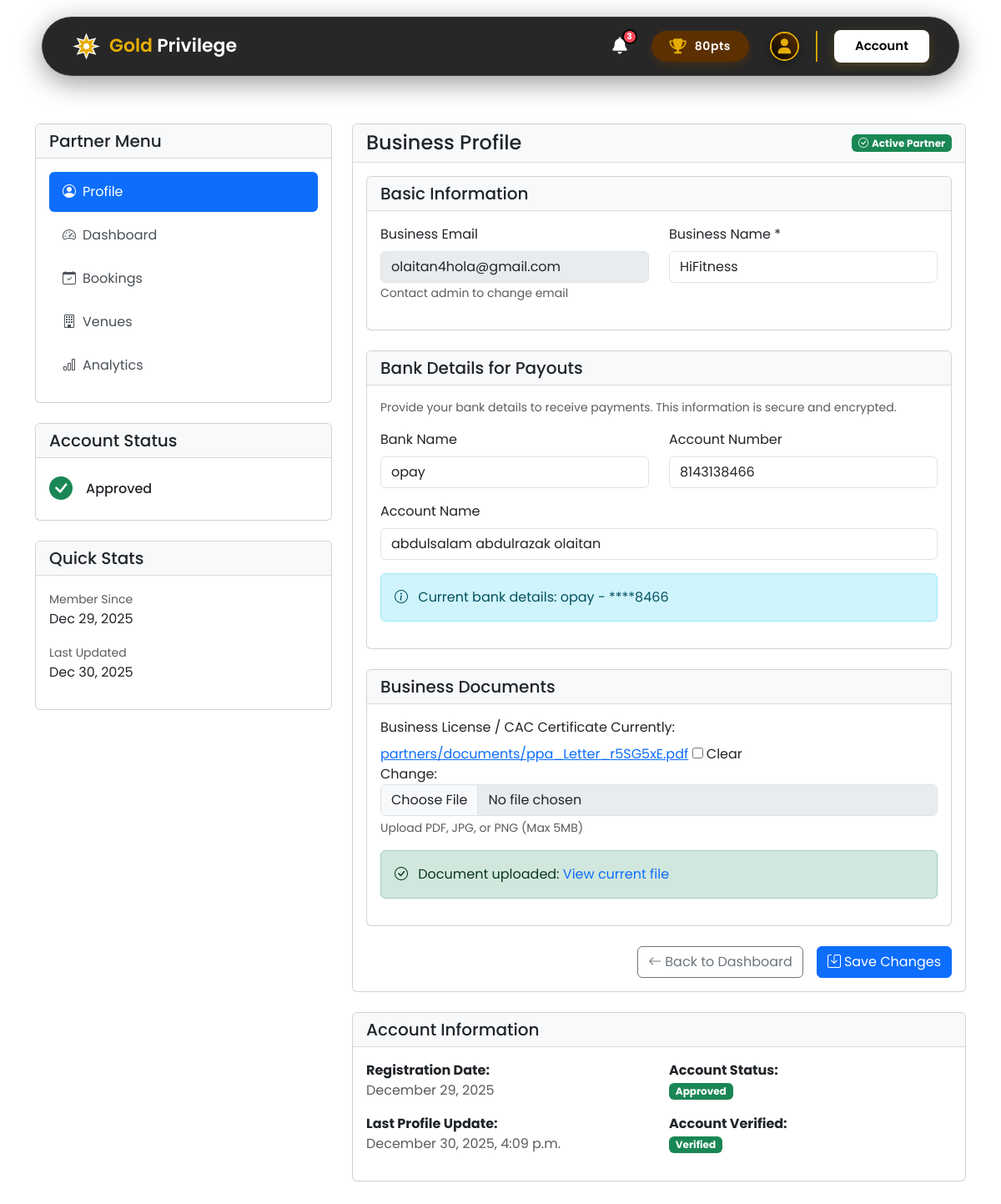
/profile/ (signed in), run on an earlier commit of the app's database.
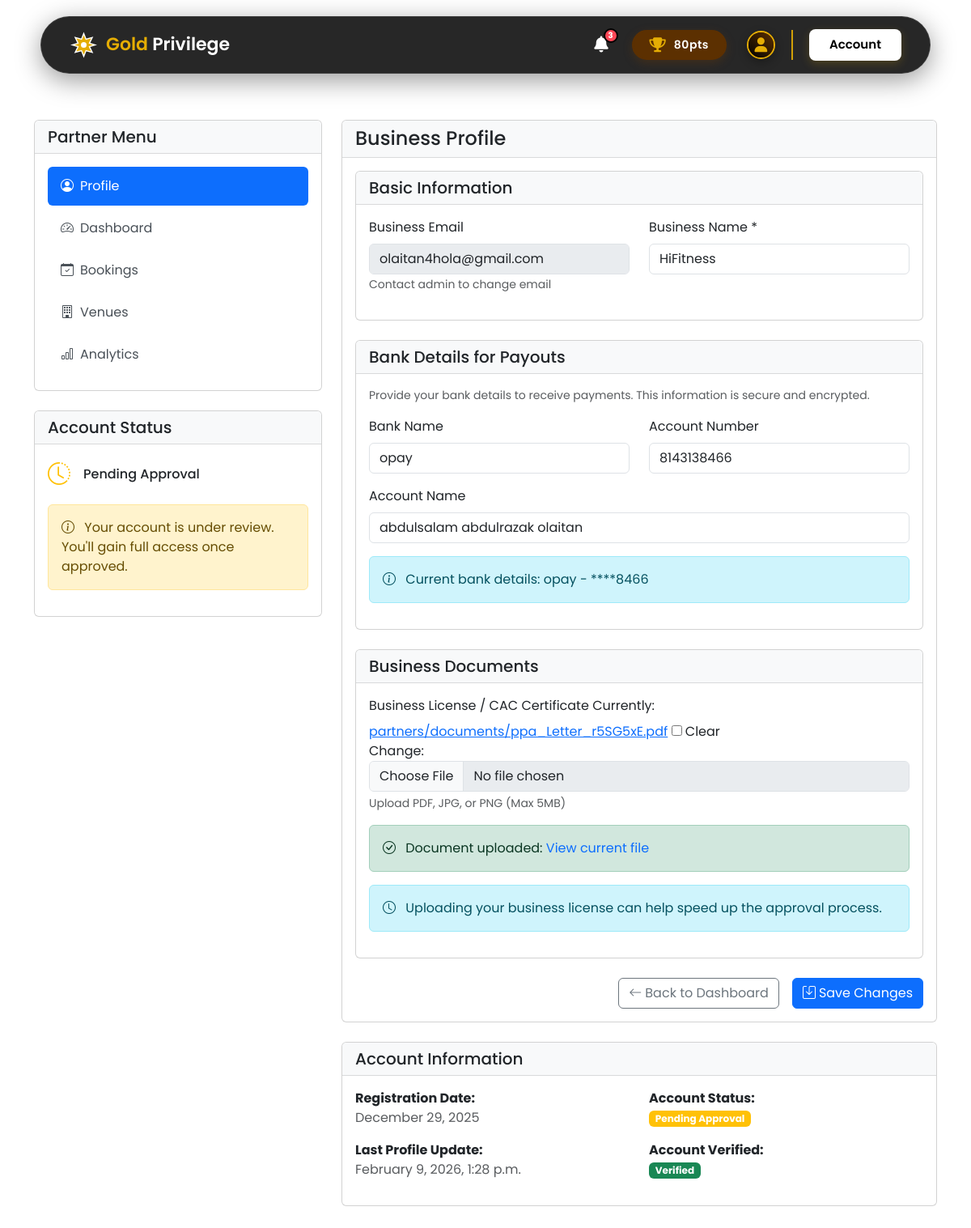
And on a later commit of the database.
### account/models.py (models this page shows, shortened)
class PartnerProfile(models.Model):
    class PartnerStatus(models.TextChoices):
        PENDING = 'PENDING', _('Pending Approval')
        APPROVED = 'APPROVED', _('Approved')
        REJECTED = 'REJECTED', _('Rejected')
        SUSPENDED = 'SUSPENDED', _('Suspended')
    user = models.OneToOneField(
        CustomUser,
        on_delete=models.CASCADE,
        related_name='partner_profile',
        limit_choices_to={'user_type': CustomUser.UserType.PARTNER}
    )
    business_name = models.CharField(_('business name'), max_length=255)
    '''# Business Registration
    business_registration_number = models.CharField(
        _('CAC registration number'),
        max_length=50,
        blank=True,
        help_text='Corporate Affairs Commission (CAC) number'
    )
    tax_identification_number = models.CharField(
        _('TIN'),
        max_length=50,
        blank=True
    )'''
    bank_name = models.CharField(_('bank name'), max_length=100, blank=True, null=True, default='')
    account_number = models.CharField(_('account number'), max_length=20, blank=True, null=True, default='')
    account_name = models.CharField(_('account name'), max_length=255, blank=True, null=True, default='')
    status = models.CharField(
        _('status'),
        max_length=10,
        choices=PartnerStatus.choices,
        default=PartnerStatus.PENDING
    )
    approved_by = models.ForeignKey(
        CustomUser,
        on_delete=models.SET_NULL,
        null=True,
        blank=True,
        related_name='approved_partners',
        limit_choices_to={'is_staff': True}
    )
    approved_at = models.DateTimeField(null=True, blank=True)
    rejection_reason = models.TextField(_('rejection reason'), blank=True)
    business_license = models.FileField(
        upload_to='partners/documents/',
        blank=True,
        null=True,
        help_text='Upload business license/CAC certificate'
    )
    created_at = models.DateTimeField(auto_now_add=True)
    updated_at = models.DateTimeField(auto_now=True)
    class Meta:
        verbose_name = _('partner profile')
        verbose_name_plural = _('partner profiles')
        ordering = ['-created_at']
    @property
    def is_approved(self):
        return self.status == self.PartnerStatus.APPROVED

class CustomUser(AbstractBaseUser, PermissionsMixin):
    class UserType(models.TextChoices):
        SUBSCRIBER = 'SUBSCRIBER', _('Subscriber')
        PARTNER = 'PARTNER', _('Partner')
        ADMIN = 'ADMIN', _('Admin')
    email = models.EmailField(_('email address'), unique=True)
    user_type = models.CharField(
        _('user type'),
        max_length=10,
        choices=UserType.choices,
        default=UserType.SUBSCRIBER,
    )
    is_staff = models.BooleanField(default=False)
    is_active = models.BooleanField(default=True)
    is_verified = models.BooleanField(default=False)
    date_joined = models.DateTimeField(default=timezone.now)
    USERNAME_FIELD = 'email'
    REQUIRED_FIELDS = []  # Only email required for authentication
    objects = CustomUserManager()
    class Meta:
        verbose_name = _('user')
        verbose_name_plural = _('users')
        ordering = ['-date_joined']

### account/views.py (the view, shortened to what this page needs)
# urls.py: path('profile/', views.profile_view, name='profile'),
@login_required
def profile_view(request):
    user = request.user
    if user.user_type == 'PARTNER':
        profile = user.partner_profile
        template = 'account/partner_profile.html'
        if request.method == 'POST':
            form = PartnerProfileUpdateForm(request.POST, request.FILES, instance=profile, user=user)
            if form.is_valid():
                form.save()
                messages.success(request, 'Profile updated successfully!')
                return redirect('account:profile')
        else:
            form = PartnerProfileUpdateForm(instance=profile, user=user)
        return render(request, template, {
            'user': user,
            'profile': profile,
            'form': form,
        })

### templates/account/partner_profile.html (shortened to what this page needs)
{% extends 'base2.html' %}
{% load static %}
{% block content %}
<div class="container py-5">
    <div class="row">
        <div class="col-md-4">
            <div class="card mb-4">
                <div class="card-header">
                    <h5 class="mb-0">Partner Menu</h5>
                </div>
                <div class="card-body">
                    <div class="nav flex-column nav-pills">
                        <a class="nav-link active" href="{% url 'account:profile' %}">
                            <i class="bi bi-person-circle me-2"></i>Profile
                        </a>
                        <a class="nav-link" href="{% url 'account:partner_dashboard' %}">
                            <i class="bi bi-speedometer2 me-2"></i>Dashboard
                        </a>
                        <a class="nav-link" href="{% url 'bookings:partner_list' %}">
                            <i class="bi bi-calendar-check me-2"></i>Bookings
                        </a>
                        <a class="nav-link" href="{% url 'venues:list' %}">
                            <i class="bi bi-building me-2"></i>Venues
                        </a>
                        <a class="nav-link" href="#">
                            <i class="bi bi-bar-chart me-2"></i>Analytics
                        </a>
                    </div>
                </div>
            </div>
            <div class="card mb-4">
                <div class="card-header">
                    <h5 class="mb-0">Account Status</h5>
                </div>
                <div class="card-body">
                    <div class="d-flex align-items-center">
                        <div class="me-3">
                            {% if profile.status == 'APPROVED' %}
                            <i class="bi bi-check-circle-fill text-success fs-3"></i>
                            {% elif profile.status == 'PENDING' %}
                            <i class="bi bi-clock-history text-warning fs-3"></i>
                            {% elif profile.status == 'REJECTED' %}
                            <i class="bi bi-x-circle-fill text-danger fs-3"></i>
                            {% elif profile.status == 'SUSPENDED' %}
                            <i class="bi bi-pause-circle-fill text-secondary fs-3"></i>
                            {% endif %}
                        </div>
                        <div>
                            <h6 class="mb-0">{{ profile.get_status_display }}</h6>
                        </div>
                    </div>
                    {% if profile.status == 'PENDING' %}
                    <div class="alert alert-warning mt-3">
                        <i class="bi bi-info-circle me-2"></i>
                        Your account is under review. You'll gain full access once approved.
                    </div>
                    {% elif profile.status == 'REJECTED' and profile.rejection_reason %}
                    <div class="alert alert-danger mt-3">
                        <i class="bi bi-exclamation-triangle me-2"></i>
                        <strong>Reason:</strong> {{ profile.rejection_reason }}
                    </div>
                    {% endif %}
                </div>
            </div>
            {% if profile.is_approved %}
            <div class="card">
                <div class="card-header">
                    <h5 class="mb-0">Quick Stats</h5>
                </div>
                <div class="card-body">
                    <div class="mb-3">
                        <small class="text-muted">Member Since</small>
                        <p class="mb-0">{{ user.date_joined|date:"M d, Y" }}</p>
                    </div>
                    <div class="mb-3">
                        <small class="text-muted">Last Updated</small>
                        <p class="mb-0">{{ profile.updated_at|date:"M d, Y" }}</p>
                    </div>
                </div>
            </div>
            {% endif %}
        </div>
        <div class="col-md-8">
            <div class="card">
                <div class="card-header">
                    <div class="d-flex justify-content-between align-items-center">
                        <h4 class="mb-0">Business Profile</h4>
                        {% if profile.is_approved %}
                        <span class="badge bg-success">
                            <i class="bi bi-check-circle me-1"></i>Active Partner
                        </span>
                        {% endif %}
                    </div>
                </div>
                <div class="card-body">
                    <form method="post" enctype="multipart/form-data">
                        <div class="card mb-4">
                            <div class="card-header">
                                <h5 class="mb-0">Basic Information</h5>
                            </div>
                            <div class="card-body">
                                <div class="row">
                                    <div class="col-md-6 mb-3">
                                        <label class="form-label">Business Email</label>
                                        <input type="email" class="form-control"
                                               value="{{ user.email }}" readonly>
                                        <small class="text-muted">Contact admin to change email</small>
                                    </div>
                                    <div class="col-md-6 mb-3">
                                        <label for="{{ form.business_name.id_for_label }}"
                                               class="form-label">Business Name *</label>
                                        {{ form.business_name }}
                                    </div>
                                </div>
                            </div>
                        </div>
                        <div class="card mb-4">
                            <div class="card-header">
                                <h5 class="mb-0">Bank Details for Payouts</h5>
                            </div>
                            <div class="card-body">
                                <p class="text-muted small mb-3">
                                    Provide your bank details to receive payments. This information is secure and encrypted.
                                </p>
                                <div class="row">
                                    <div class="col-md-6 mb-3">
                                        <label for="{{ form.bank_name.id_for_label }}"
                                               class="form-label">Bank Name</label>
                                        {{ form.bank_name }}
                                    </div>
                                    <div class="col-md-6 mb-3">
                                        <label for="{{ form.account_number.id_for_label }}"
                                               class="form-label">Account Number</label>
                                        {{ form.account_number }}
                                    </div>
                                </div>
                                <div class="mb-3">
                                    <label for="{{ form.account_name.id_for_label }}"
                                           class="form-label">Account Name</label>
                                    {{ form.account_name }}
                                </div>
                                {% if profile.bank_name and profile.account_number %}
                                <div class="alert alert-info">
                                    <i class="bi bi-info-circle me-2"></i>
                                    Current bank details: {{ profile.bank_name }} -
                                    ****{{ profile.account_number|slice:"-4:" }}
                                </div>
                                {% endif %}
                            </div>
                        </div>
                        <div class="card mb-4">
                            <div class="card-header">
                                <h5 class="mb-0">Business Documents</h5>
                            </div>
                            <div class="card-body">
                                <div class="mb-3">
                                    <label for="{{ form.business_license.id_for_label }}"
                                           class="form-label">Business License / CAC Certificate</label>
                                    {{ form.business_license }}
                                    <div class="form-text">{{ form.business_license.help_text }}</div>
                                </div>
                                {% if profile.business_license %}
                                <div class="alert alert-success">
                                    <i class="bi bi-check-circle me-2"></i>
                                    Document uploaded:
                                    <a href="{{ profile.business_license.url }}" target="_blank"
                                       class="text-decoration-none">
                                        View current file
                                    </a>
                                </div>
                                {% else %}
                                <div class="alert alert-warning">
                                    <i class="bi bi-exclamation-triangle me-2"></i>
                                    No business license uploaded yet. Please upload to expedite approval.
                                </div>
                                {% endif %}
                                {% if profile.status == 'PENDING' %}
                                <div class="alert alert-info">
                                    <i class="bi bi-clock me-2"></i>
                                    Uploading your business license can help speed up the approval process.
                                </div>
                                {% endif %}
                            </div>
                        </div>
                        <div class="d-grid gap-2 d-md-flex justify-content-md-end">
                            <a href="{% url 'account:partner_dashboard' %}" class="btn btn-outline-secondary me-md-2">
                                <i class="bi bi-arrow-left me-1"></i>Back to Dashboard
                            </a>
                            <button type="submit" class="btn btn-primary">
                                <i class="bi bi-save me-1"></i>Save Changes
                            </button>
                        </div>
                    </form>
                </div>
            </div>
            <div class="card mt-4">
                <div class="card-header">
                    <h5 class="mb-0">Account Information</h5>
                </div>
                <div class="card-body">
                    <div class="row">
                        <div class="col-md-6 mb-3">
                            <strong>Registration Date:</strong>
                            <p class="text-muted mb-0">{{ user.date_joined|date:"F j, Y" }}</p>
                        </div>
                        <div class="col-md-6 mb-3">
                            <strong>Account Status:</strong>
                            <p class="mb-0">
                                <span class="badge bg-{% if profile.status == 'APPROVED' %}success{% elif profile.status == 'PENDING' %}warning{% elif profile.status == 'REJECTED' %}danger{% else %}secondary{% endif %}">
                                    {{ profile.get_status_display }}
                                </span>
                            </p>
                        </div>
                        <div class="col-md-6 mb-3">
                            <strong>Last Profile Update:</strong>
                            <p class="text-muted mb-0">{{ profile.updated_at|date:"F j, Y, g:i a" }}</p>
                        </div>
                        <div class="col-md-6 mb-3">
                            <strong>Account Verified:</strong>
                            <p class="mb-0">
                                {% if user.is_verified %}
                                <span class="badge bg-success">Verified</span>
                                {% else %}
                                <span class="badge bg-warning">Not Verified</span>
                                {% endif %}
                            </p>
                        </div>
                    </div>
                </div>
            </div>
        </div>
    </div>
</div>
{% endblock %}

What changed in the data, as far as the page shows it:
changed PartnerProfile "opay": status "Approved" → "Pending Approval"; updated_at "December 30, 2025, 4:09 p.m." → "February 9, 2026, 1:28 p.m."; updated_at "Dec 30, 2025" → (not shown)
changed CustomUser "olaitan4hola@gmail.com": date_joined "Dec 29, 2025" → (not shown)
Also different on the page:
text no longer shown: "Quick Stats Member Since Last Updated Active Partner"
text now shown: "Your account is under review. You'll gain full access once approved. Uploading your business license can help speed up the approval process."
